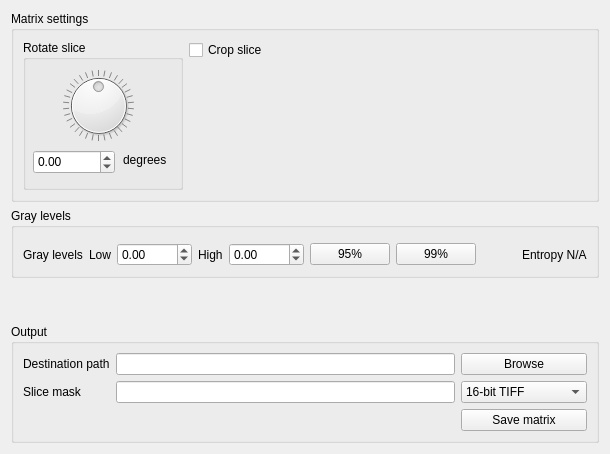
        <widget class="QWidget" name="tabMatrix">
         <property name="toolTip">
          <string>Finalize results and save reconstructed data.</string>
         </property>
         <attribute name="title">
          <string>Results</string>
         </attribute>
         <layout class="QVBoxLayout" name="verticalLayout_3">
          <item>
           <widget class="QGroupBox" name="groupMatrixSettings">
            <property name="styleSheet">
             <string notr="true">QGroupBox#groupMatrixSettings{font: bold 1.75em}</string>
            </property>
            <property name="title">
             <string>Matrix settings</string>
            </property>
            <layout class="QVBoxLayout" name="verticalLayout_2">
             <item>
              <layout class="QHBoxLayout" name="layoutMatrixROI">
               <item>
                <widget class="QGroupBox" name="groupBox_2">
                 <property name="minimumSize">
                  <size>
                   <width>160</width>
                   <height>150</height>
                  </size>
                 </property>
                 <property name="toolTip">
                  <string>Rotates the reconstructed slice. Increase for clockwise rotation.</string>
                 </property>
                 <property name="title">
                  <string>Rotate slice</string>
                 </property>
                 <widget class="QDial" name="dialRotateRecon">
                  <property name="geometry">
                   <rect>
                    <x>40</x>
                    <y>30</y>
                    <width>71</width>
                    <height>71</height>
                   </rect>
                  </property>
                  <property name="minimum">
                   <number>-1800</number>
                  </property>
                  <property name="maximum">
                   <number>1800</number>
                  </property>
                  <property name="wrapping">
                   <bool>true</bool>
                  </property>
                  <property name="notchTarget">
                   <double>30.000000000000000</double>
                  </property>
                  <property name="notchesVisible">
                   <bool>true</bool>
                  </property>
                 </widget>
                 <widget class="QDoubleSpinBox" name="dspinRotateRecon">
                  <property name="geometry">
                   <rect>
                    <x>10</x>
                    <y>110</y>
                    <width>82</width>
                    <height>24</height>
                   </rect>
                  </property>
                  <property name="wrapping">
                   <bool>true</bool>
                  </property>
                  <property name="minimum">
                   <double>-180.000000000000000</double>
                  </property>
                  <property name="maximum">
                   <double>180.000000000000000</double>
                  </property>
                 </widget>
                 <widget class="QLabel" name="label_66">
                  <property name="geometry">
                   <rect>
                    <x>100</x>
                    <y>110</y>
                    <width>50</width>
                    <height>20</height>
                   </rect>
                  </property>
                  <property name="text">
                   <string>degrees</string>
                  </property>
                 </widget>
                </widget>
               </item>
               <item>
                <layout class="QVBoxLayout" name="verticalLayout_16">
                 <item>
                  <widget class="QCheckBox" name="checkUseMatrixROI">
                   <property name="minimumSize">
                    <size>
                     <width>150</width>
                     <height>0</height>
                    </size>
                   </property>
                   <property name="toolTip">
                    <string>Activates cropping of the reconstructed slice.</string>
                   </property>
                   <property name="text">
                    <string>Crop slice</string>
                   </property>
                  </widget>
                 </item>
                 <item>
                  <spacer name="verticalSpacer_9">
                   <property name="orientation">
                    <enum>Qt::Vertical</enum>
                   </property>
                   <property name="sizeHint" stdset="0">
                    <size>
                     <width>20</width>
                     <height>40</height>
                    </size>
                   </property>
                  </spacer>
                 </item>
                </layout>
               </item>
               <item>
                <widget class="QtAddons::uxROIWidget" name="widgetMatrixROI" native="true">
                 <property name="minimumSize">
                  <size>
                   <width>196</width>
                   <height>123</height>
                  </size>
                 </property>
                 <property name="toolTip">
                  <string>Cropping region for the reconstructed slice.</string>
                 </property>
                </widget>
               </item>
               <item>
                <spacer name="horizontalSpacer_6">
                 <property name="orientation">
                  <enum>Qt::Horizontal</enum>
                 </property>
                 <property name="sizeHint" stdset="0">
                  <size>
                   <width>40</width>
                   <height>20</height>
                  </size>
                 </property>
                </spacer>
               </item>
              </layout>
             </item>
            </layout>
           </widget>
          </item>
          <item>
           <widget class="QGroupBox" name="groupHistogram">
            <property name="sizePolicy">
             <sizepolicy hsizetype="Preferred" vsizetype="MinimumExpanding">
              <horstretch>0</horstretch>
              <verstretch>0</verstretch>
             </sizepolicy>
            </property>
            <property name="styleSheet">
             <string notr="true">QGroupBox#groupHistogram {font: bold 1.75em}</string>
            </property>
            <property name="title">
             <string>Gray levels</string>
            </property>
            <layout class="QVBoxLayout" name="verticalLayout_17">
             <item>
              <widget class="QtAddons::Plotter" name="plotHistogram" native="true"/>
             </item>
             <item>
              <layout class="QHBoxLayout" name="layoutGraylevels">
               <item>
                <widget class="QLabel" name="label_40">
                 <property name="text">
                  <string>Gray levels</string>
                 </property>
                </widget>
               </item>
               <item>
                <widget class="QLabel" name="label_41">
                 <property name="text">
                  <string>Low</string>
                 </property>
                 <property name="buddy">
                  <cstring>dspinGrayLow</cstring>
                 </property>
                </widget>
               </item>
               <item>
                <widget class="QDoubleSpinBox" name="dspinGrayLow">
                 <property name="toolTip">
                  <string>Lowest gray level of the reconstructed data</string>
                 </property>
                 <property name="minimum">
                  <double>-1000.000000000000000</double>
                 </property>
                 <property name="maximum">
                  <double>5000.000000000000000</double>
                 </property>
                 <property name="singleStep">
                  <double>0.100000000000000</double>
                 </property>
                </widget>
               </item>
               <item>
                <widget class="QLabel" name="label_42">
                 <property name="text">
                  <string>High</string>
                 </property>
                 <property name="buddy">
                  <cstring>dspinGrayHigh</cstring>
                 </property>
                </widget>
               </item>
               <item>
                <widget class="QDoubleSpinBox" name="dspinGrayHigh">
                 <property name="toolTip">
                  <string>Highest gray level of the reconstructed data</string>
                 </property>
                 <property name="minimum">
                  <double>-1000.000000000000000</double>
                 </property>
                 <property name="maximum">
                  <double>5000.000000000000000</double>
                 </property>
                 <property name="singleStep">
                  <double>0.100000000000000</double>
                 </property>
                </widget>
               </item>
               <item>
                <widget class="QPushButton" name="pushButton_levels95p">
                 <property name="toolTip">
                  <string>Preset for the 95% gray level interval.</string>
                 </property>
                 <property name="text">
                  <string>95%</string>
                 </property>
                </widget>
               </item>
               <item>
                <widget class="QPushButton" name="pushButton_levels99p">
                 <property name="toolTip">
                  <string>Preset for the 99% gray level interval.</string>
                 </property>
                 <property name="text">
                  <string>99%</string>
                 </property>
                </widget>
               </item>
               <item>
                <spacer name="horizontalSpacer_5">
                 <property name="orientation">
                  <enum>Qt::Horizontal</enum>
                 </property>
                 <property name="sizeHint" stdset="0">
                  <size>
                   <width>40</width>
                   <height>20</height>
                  </size>
                 </property>
                </spacer>
               </item>
               <item>
                <widget class="QLabel" name="labelMatrixEntropy">
                 <property name="text">
                  <string>Entropy N/A</string>
                 </property>
                </widget>
               </item>
              </layout>
             </item>
            </layout>
           </widget>
          </item>
          <item>
           <spacer name="verticalSpacer">
            <property name="orientation">
             <enum>Qt::Vertical</enum>
            </property>
            <property name="sizeHint" stdset="0">
             <size>
              <width>20</width>
              <height>40</height>
             </size>
            </property>
           </spacer>
          </item>
          <item>
           <widget class="QGroupBox" name="groupOutput">
            <property name="styleSheet">
             <string notr="true">QGroupBox#groupOutput {font: bold 1.75em}</string>
            </property>
            <property name="title">
             <string>Output</string>
            </property>
            <layout class="QGridLayout" name="gridLayout_7">
             <item row="0" column="0">
              <widget class="QLabel" name="label_48">
               <property name="text">
                <string>Destination path</string>
               </property>
               <property name="buddy">
                <cstring>editDestPath</cstring>
               </property>
              </widget>
             </item>
             <item row="0" column="1">
              <widget class="QLineEdit" name="editDestPath">
               <property name="toolTip">
                <string>Path to the destination folder of the reconstructed slices.</string>
               </property>
              </widget>
             </item>
             <item row="1" column="0">
              <widget class="QLabel" name="label_49">
               <property name="text">
                <string>Slice mask</string>
               </property>
               <property name="buddy">
                <cstring>editSliceMask</cstring>
               </property>
              </widget>
             </item>
             <item row="1" column="1">
              <widget class="QLineEdit" name="editSliceMask">
               <property name="toolTip">
                <string>File mask for the reconstructed slices</string>
               </property>
              </widget>
             </item>
             <item row="1" column="2">
              <widget class="QComboBox" name="comboDestFileType">
               <property name="toolTip">
                <string>Selects the file format of the reconstructed slices.</string>
               </property>
               <property name="currentIndex">
                <number>0</number>
               </property>
               <item>
                <property name="text">
                 <string>16-bit TIFF</string>
                </property>
               </item>
               <item>
                <property name="text">
                 <string>Float TIFF (32-bit)</string>
                </property>
               </item>
               <item>
                <property name="text">
                 <string>NeXus (32-bit)</string>
                </property>
               </item>
               <item>
                <property name="text">
                 <string>NeXus (16-bit)</string>
                </property>
               </item>
              </widget>
             </item>
             <item row="2" column="0" colspan="2">
              <spacer name="horizontalSpacer_15">
               <property name="orientation">
                <enum>Qt::Horizontal</enum>
               </property>
               <property name="sizeHint" stdset="0">
                <size>
                 <width>398</width>
                 <height>20</height>
                </size>
               </property>
              </spacer>
             </item>
             <item row="2" column="2">
              <widget class="QPushButton" name="buttonSaveMatrix">
               <property name="toolTip">
                <string>Saves the current stack of reconstructed slices.</string>
               </property>
               <property name="text">
                <string>Save matrix</string>
               </property>
              </widget>
             </item>
             <item row="0" column="2">
              <widget class="QPushButton" name="buttonBrowseDestinationPath">
               <property name="toolTip">
                <string>Browse for destination path</string>
               </property>
               <property name="text">
                <string>Browse</string>
               </property>
              </widget>
             </item>
            </layout>
           </widget>
          </item>
         </layout>
        </widget>
